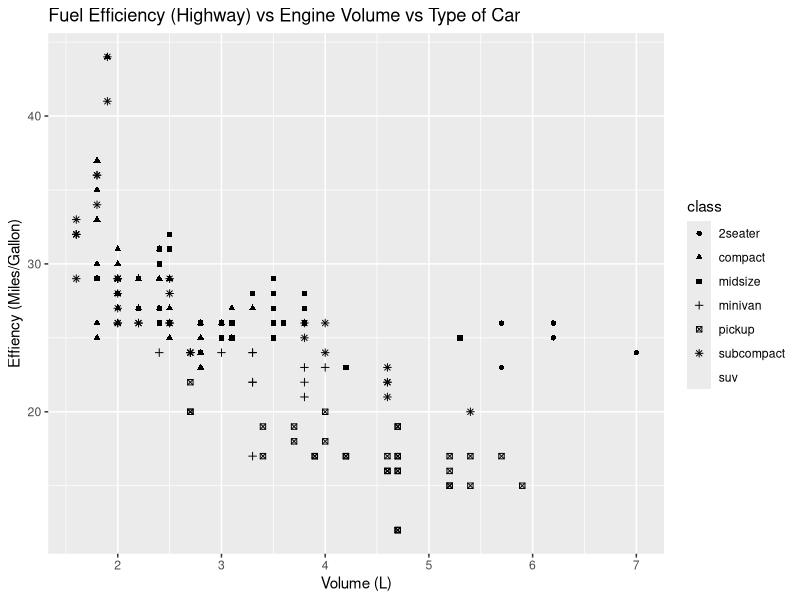
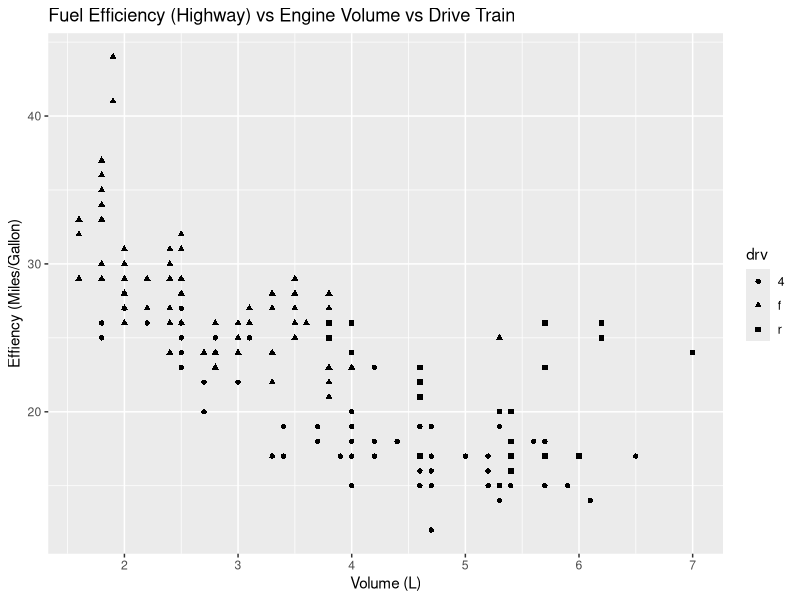

R code for these plots, in order: (Note: this script raises an error after producing the figures.)
library(tidyverse)

# 1 - Obtain a scatter plot of hwy vs. displ, but map 
# the variable class to the aesthetic shape rather 
# than to color. Why do you get a warning message?

# Because there are 7 categories in the class variable and
# the maximum number of categories the shape parameter accepts 
# is 6.

ggplot(data = mpg, aes(x = displ, y = hwy, shape = class)) + 
    ggtitle("Fuel Efficiency (Highway) vs Engine Volume vs Type of Car") +
    xlab("Volume (L)") +
    ylab("Effiency (Miles/Gallon)") +
    geom_point()

# 2 - Re-do the previous problem, mapping a categorical 
# variable with fewer categories than class to the shape
# aesthetic.

ggplot(data = mpg, aes(x = displ, y = hwy, shape = drv)) + 
    ggtitle("Fuel Efficiency (Highway) vs Engine Volume vs Drive Train") +
    xlab("Volume (L)") +
    ylab("Effiency (Miles/Gallon)") +
    geom_point()

# 3 - What happens if you map a continuous variable to shape?

# We get an error saying "A continuous variable cannot be mapped 
# to the shape aesthetic". Which makes sense.

ggplot(data = mpg, aes(x = displ, y = hwy, shape = cty)) + 
    ggtitle("Fuel Efficiency (Highway) vs Engine Volume vs Fuel Efficiency (City)") +
    xlab("Volume (L)") +
    ylab("Effiency (Miles/Gallon)") +
    geom_point()

# 4 - Try mapping variables, both continuous and categorical, 
# to the size aesthetic. What do you observe?

# Since size is a continuous parameter, using a continuous variable
# seems to be the best fit for the dataviz. Whereas when using 
# categorical variables, you want to easily differentiate between
# different categories (not true for continuous variables), but 
# this is difficult in some cases.

# Continuous
ggplot(data = mpg, aes(x = displ, y = hwy, size = cty)) + 
    ggtitle("Fuel Efficiency (Highway) vs Engine Volume") +
    xlab("Volume (L)") +
    ylab("Effiency (Miles/Gallon)") +
    geom_point()

# Categorical
ggplot(data = mpg, aes(x = displ, y = hwy, size = class)) + 
    ggtitle("Fuel Efficiency (Highway) vs Engine Volume vs Type of Car") +
    xlab("Volume (L)") +
    ylab("Effiency (Miles/Gallon)") +
    geom_point()

# 5 - What happens when you map a continuous variable to color?

# You get a color gradient

ggplot(data = mpg, aes(x = displ, y = hwy, colour = cty)) + 
    ggtitle("Fuel Efficiency (Highway) vs Engine Volume vs Fuel Efficiency (City)") +
    xlab("Volume (L)") +
    ylab("Effiency (Miles/Gallon)") +
    geom_point()

# 6 - Create a scatter plot with two extra aesthetics (in 
# addition to x and y). Don’t map the same variable to each
# one. Why might this not be considered a very good practice?

# The visualization has too much information because it has 4 
# dimensions in the same viz.

ggplot(data = mpg, aes(x = displ, y = hwy, colour = class, size = cty)) + 
    ggtitle("Fuel Efficiency (Highway) vs Engine Volume vs Type of Car vs Fuel Efficiency (City)") +
    xlab("Volume (L)") +
    ylab("Effiency (Miles/Gallon)") +
    geom_point()

# 7 - Map a single variable to two different aesthetics. 
# Why might this sometimes be a good idea?

# This could be a good idea for the use of redundant information
# to focus or highlight a certain observation. In this case, 
# it's very clear to notice that bigger engines result in more 
# fuel consumption.

ggplot(data = mpg, aes(x = displ, y = hwy, colour = displ, size = displ)) + 
    ggtitle("Fuel Efficiency (Highway) vs Engine Volume") +
    xlab("Volume (L)") +
    ylab("Effiency (Miles/Gallon)") +
    geom_point()

# 8 - Run the following code. Why might this be useful?

# This is very useful for clustering purposes, since it's 
# not necessary to define additional dataframes or columns 
# to separate two different groups.

ggplot(mpg) +
    geom_point(aes(displ, hwy, color = cyl < 6))

